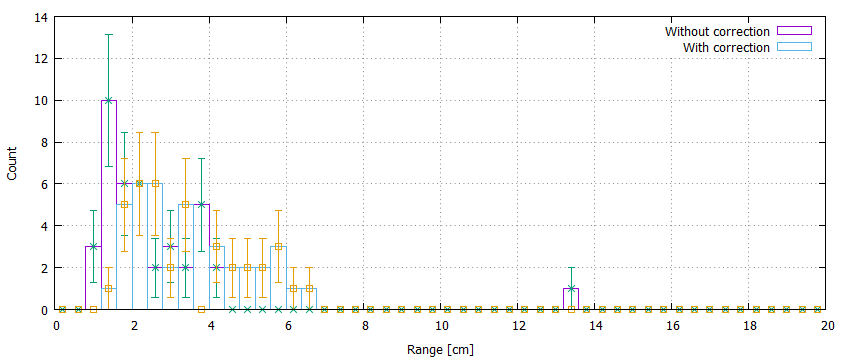

This figure's gnuplot source:
#!/gnuplot
#
#    
#    	G N U P L O T
#    	Version 5.2 patchlevel 2    last modified 2017-11-15 
#    
#    	Copyright (C) 1986-1993, 1998, 2004, 2007-2017
#    	Thomas Williams, Colin Kelley and many others
#    
#    	gnuplot home:     http://www.gnuplot.info
#    	faq, bugs, etc:   type "help FAQ"
#    	immediate help:   type "help"  (plot window: hit 'h')
# set terminal wxt 0 enhanced
# set output
unset clip points
set clip one
unset clip two
set errorbars front 1.000000 
set border 31 front lt black linewidth 1.000 dashtype solid
set zdata 
set ydata 
set xdata 
set y2data 
set x2data 
set boxwidth
set style fill  empty border
set style rectangle back fc  bgnd fillstyle   solid 1.00 border lt -1
set style circle radius graph 0.02 
set style ellipse size graph 0.05, 0.03 angle 0 units xy
set dummy x, y
set format x "% h" 
set format y "% h" 
set format x2 "% h" 
set format y2 "% h" 
set format z "% h" 
set format cb "% h" 
set format r "% h" 
set ttics format "% h"
set timefmt "%d/%m/%y,%H:%M"
set angles radians
set tics back
set grid nopolar
set grid xtics nomxtics ytics nomytics noztics nomztics nortics nomrtics \
 nox2tics nomx2tics noy2tics nomy2tics nocbtics nomcbtics
set grid layerdefault   lt 0 linecolor 0 linewidth 0.500,  lt 0 linecolor 0 linewidth 0.500
unset raxis
set theta counterclockwise right
set style parallel front  lt black linewidth 2.000 dashtype solid
set key title "" center
set key fixed right top vertical Right noreverse enhanced autotitle nobox
set key noinvert samplen 4 spacing 1 width 0 height 0 
set key maxcolumns 0 maxrows 0
set key noopaque
unset label
unset arrow
set style increment default
unset style line
unset style arrow
set style histogram clustered gap 2 title textcolor lt -1
unset object
set style textbox transparent margins  1.0,  1.0 border  lt -1 linewidth  1.0
set offsets 0, 0, 0, 0
set pointsize 1
set pointintervalbox 1
set encoding sjis
unset polar
unset parametric
unset decimalsign
unset micro
unset minussign
set view 60, 30, 1, 1
set view azimuth 0
set rgbmax 255
set samples 100, 100
set isosamples 10, 10
set surface 
unset contour
set cntrlabel  format '%8.3g' font '' start 5 interval 20
set mapping cartesian
set datafile separator whitespace
unset hidden3d
set cntrparam order 4
set cntrparam linear
set cntrparam levels auto 5
set cntrparam points 5
set size ratio 0 1,1
set origin 0,0
set style data points
set style function lines
unset xzeroaxis
unset yzeroaxis
unset zzeroaxis
unset x2zeroaxis
unset y2zeroaxis
set xyplane relative 0.5
set tics scale  1, 0.5, 1, 1, 1
set mxtics default
set mytics default
set mztics default
set mx2tics default
set my2tics default
set mcbtics default
set mrtics default
set nomttics
set xtics border in scale 1,0.5 mirror norotate  autojustify
set xtics  norangelimit autofreq 
set ytics border in scale 1,0.5 mirror norotate  autojustify
set ytics  norangelimit autofreq 
set ztics border in scale 1,0.5 nomirror norotate  autojustify
set ztics  norangelimit autofreq 
unset x2tics
unset y2tics
set cbtics border in scale 1,0.5 mirror norotate  autojustify
set cbtics  norangelimit autofreq 
set rtics axis in scale 1,0.5 nomirror norotate  autojustify
set rtics  norangelimit autofreq 
unset ttics
set title "" 
set title  font "" norotate
set timestamp bottom 
set timestamp "" 
set timestamp  font "" norotate
set trange [ * : * ] noreverse nowriteback
set urange [ * : * ] noreverse nowriteback
set vrange [ * : * ] noreverse nowriteback
set xlabel "Range [cm]" 
set xlabel  font "" textcolor lt -1 norotate
set x2label "" 
set x2label  font "" textcolor lt -1 norotate
set xrange [ * : * ] noreverse nowriteback
set x2range [ * : * ] noreverse nowriteback
set ylabel "Count" 
set ylabel  font "" textcolor lt -1 rotate
set y2label "" 
set y2label  font "" textcolor lt -1 rotate
set yrange [ * : * ] noreverse nowriteback
set y2range [ * : * ] noreverse nowriteback
set zlabel "" 
set zlabel  font "" textcolor lt -1 norotate
set zrange [ * : * ] noreverse nowriteback
set cblabel "" 
set cblabel  font "" textcolor lt -1 rotate
set cbrange [ * : * ] noreverse nowriteback
set rlabel "" 
set rlabel  font "" textcolor lt -1 norotate
set rrange [ * : * ] noreverse nowriteback
unset logscale
unset jitter
set zero 1e-008
set lmargin  -1
set bmargin  -1
set rmargin  -1
set tmargin  -1
set locale "Japanese_Japan.932"
set pm3d explicit at s
set pm3d scansautomatic
set pm3d interpolate 1,1 flush begin noftriangles noborder corners2color mean
set pm3d nolighting
set palette positive nops_allcF maxcolors 0 gamma 1.5 color model RGB 
set palette rgbformulae 7, 5, 15
set colorbox default
set colorbox vertical origin screen 0.9, 0.2 size screen 0.05, 0.6 front  noinvert bdefault
set style boxplot candles range  1.50 outliers pt 7 separation 1 labels auto unsorted
set loadpath 
set fontpath 
set psdir
set fit brief errorvariables nocovariancevariables errorscaling prescale nowrap v5
GNUTERM = "wxt"
## Last datafile plotted: "0711_hist03.dat"
plot "0711_hist03.dat" using 1:2 w boxes title "Without correction", "0711_hist03.dat" using 1:2:3 with yerrorbars notitle, "0711_hist03.dat" using 1:6 w boxes title "With correction", "0711_hist03.dat" using 1:6:7 with yerrorbars notitle
#    EOF
